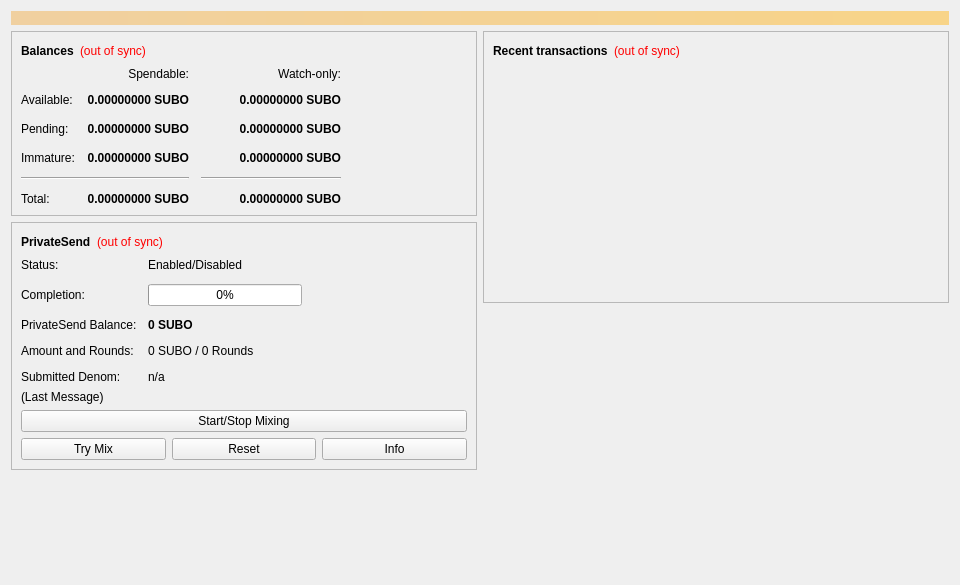
<?xml version="1.0" encoding="UTF-8"?>
<ui version="4.0">
 <class>OverviewPage</class>
 <widget class="QWidget" name="OverviewPage">
  <property name="geometry">
   <rect>
    <x>0</x>
    <y>0</y>
    <width>960</width>
    <height>585</height>
   </rect>
  </property>
  <property name="minimumSize">
   <size>
    <width>960</width>
    <height>0</height>
   </size>
  </property>
  <property name="windowTitle">
   <string>Form</string>
  </property>
  <layout class="QVBoxLayout" name="topLayout">
   <item>
    <widget class="QLabel" name="labelAlerts">
     <property name="visible">
      <bool>false</bool>
     </property>
     <property name="styleSheet">
      <string notr="true">QLabel { background-color: qlineargradient(x1: 0, y1: 0, x2: 1, y2: 0, stop:0 #F0D0A0, stop:1 #F8D488); color:#000000; }</string>
     </property>
     <property name="wordWrap">
      <bool>true</bool>
     </property>
     <property name="margin">
      <number>3</number>
     </property>
     <property name="textInteractionFlags">
      <set>Qt::TextSelectableByMouse</set>
     </property>
    </widget>
   </item>
   <item>
    <layout class="QHBoxLayout" name="horizontalLayout" stretch="1,1">
     <item>
      <layout class="QVBoxLayout" name="verticalLayout_2">
       <item>
        <widget class="QFrame" name="frame">
         <property name="frameShape">
          <enum>QFrame::StyledPanel</enum>
         </property>
         <property name="frameShadow">
          <enum>QFrame::Raised</enum>
         </property>
         <layout class="QVBoxLayout" name="verticalLayout_4">
          <item>
           <layout class="QHBoxLayout" name="horizontalLayout_4">
            <item>
             <widget class="QLabel" name="label_5">
              <property name="font">
               <font>
                <weight>75</weight>
                <bold>true</bold>
               </font>
              </property>
              <property name="text">
               <string>Balances</string>
              </property>
             </widget>
            </item>
            <item>
             <widget class="QLabel" name="labelWalletStatus">
              <property name="toolTip">
               <string>The displayed information may be out of date. Your wallet automatically synchronizes with the Subo network after a connection is established, but this process has not completed yet.</string>
              </property>
              <property name="styleSheet">
               <string notr="true">QLabel { color: red; }</string>
              </property>
              <property name="text">
               <string notr="true">(out of sync)</string>
              </property>
              <property name="alignment">
               <set>Qt::AlignLeading|Qt::AlignLeft|Qt::AlignVCenter</set>
              </property>
             </widget>
            </item>
            <item>
             <spacer name="horizontalSpacer_3">
              <property name="orientation">
               <enum>Qt::Horizontal</enum>
              </property>
              <property name="sizeHint" stdset="0">
               <size>
                <width>40</width>
                <height>20</height>
               </size>
              </property>
             </spacer>
            </item>
           </layout>
          </item>
          <item>
           <layout class="QGridLayout" name="gridLayout">
            <property name="spacing">
             <number>12</number>
            </property>
            <item row="2" column="2">
             <widget class="QLabel" name="labelWatchPending">
              <property name="font">
               <font>
                <weight>75</weight>
                <bold>true</bold>
               </font>
              </property>
              <property name="cursor">
               <cursorShape>IBeamCursor</cursorShape>
              </property>
              <property name="toolTip">
               <string>Unconfirmed transactions to watch-only addresses</string>
              </property>
              <property name="text">
               <string notr="true">0.00000000 SUBO</string>
              </property>
              <property name="alignment">
               <set>Qt::AlignRight|Qt::AlignTrailing|Qt::AlignVCenter</set>
              </property>
              <property name="textInteractionFlags">
               <set>Qt::LinksAccessibleByMouse|Qt::TextSelectableByKeyboard|Qt::TextSelectableByMouse</set>
              </property>
             </widget>
            </item>
            <item row="2" column="1">
             <widget class="QLabel" name="labelUnconfirmed">
              <property name="font">
               <font>
                <weight>75</weight>
                <bold>true</bold>
               </font>
              </property>
              <property name="cursor">
               <cursorShape>IBeamCursor</cursorShape>
              </property>
              <property name="toolTip">
               <string>Total of transactions that have yet to be confirmed, and do not yet count toward the spendable balance</string>
              </property>
              <property name="text">
               <string notr="true">0.00000000 SUBO</string>
              </property>
              <property name="alignment">
               <set>Qt::AlignRight|Qt::AlignTrailing|Qt::AlignVCenter</set>
              </property>
              <property name="textInteractionFlags">
               <set>Qt::LinksAccessibleByMouse|Qt::TextSelectableByKeyboard|Qt::TextSelectableByMouse</set>
              </property>
             </widget>
            </item>
            <item row="3" column="2">
             <widget class="QLabel" name="labelWatchImmature">
              <property name="font">
               <font>
                <weight>75</weight>
                <bold>true</bold>
               </font>
              </property>
              <property name="cursor">
               <cursorShape>IBeamCursor</cursorShape>
              </property>
              <property name="toolTip">
               <string>Mined balance in watch-only addresses that has not yet matured</string>
              </property>
              <property name="text">
               <string notr="true">0.00000000 SUBO</string>
              </property>
              <property name="alignment">
               <set>Qt::AlignRight|Qt::AlignTrailing|Qt::AlignVCenter</set>
              </property>
              <property name="textInteractionFlags">
               <set>Qt::LinksAccessibleByMouse|Qt::TextSelectableByKeyboard|Qt::TextSelectableByMouse</set>
              </property>
             </widget>
            </item>
            <item row="4" column="0" colspan="2">
             <widget class="Line" name="lineSpendableBalance">
              <property name="orientation">
               <enum>Qt::Horizontal</enum>
              </property>
             </widget>
            </item>
            <item row="4" column="2">
             <widget class="Line" name="lineWatchBalance">
              <property name="sizePolicy">
               <sizepolicy hsizetype="Preferred" vsizetype="Fixed">
                <horstretch>0</horstretch>
                <verstretch>0</verstretch>
               </sizepolicy>
              </property>
              <property name="minimumSize">
               <size>
                <width>140</width>
                <height>0</height>
               </size>
              </property>
              <property name="orientation">
               <enum>Qt::Horizontal</enum>
              </property>
             </widget>
            </item>
            <item row="5" column="0">
             <widget class="QLabel" name="labelTotalText">
              <property name="text">
               <string>Total:</string>
              </property>
             </widget>
            </item>
            <item row="3" column="1">
             <widget class="QLabel" name="labelImmature">
              <property name="font">
               <font>
                <weight>75</weight>
                <bold>true</bold>
               </font>
              </property>
              <property name="cursor">
               <cursorShape>IBeamCursor</cursorShape>
              </property>
              <property name="toolTip">
               <string>Mined balance that has not yet matured</string>
              </property>
              <property name="text">
               <string notr="true">0.00000000 SUBO</string>
              </property>
              <property name="alignment">
               <set>Qt::AlignRight|Qt::AlignTrailing|Qt::AlignVCenter</set>
              </property>
              <property name="textInteractionFlags">
               <set>Qt::LinksAccessibleByMouse|Qt::TextSelectableByKeyboard|Qt::TextSelectableByMouse</set>
              </property>
             </widget>
            </item>
            <item row="2" column="3">
             <spacer name="horizontalSpacer_2">
              <property name="orientation">
               <enum>Qt::Horizontal</enum>
              </property>
              <property name="sizeHint" stdset="0">
               <size>
                <width>40</width>
                <height>20</height>
               </size>
              </property>
             </spacer>
            </item>
            <item row="3" column="0">
             <widget class="QLabel" name="labelImmatureText">
              <property name="text">
               <string>Immature:</string>
              </property>
             </widget>
            </item>
            <item row="5" column="1">
             <widget class="QLabel" name="labelTotal">
              <property name="font">
               <font>
                <weight>75</weight>
                <bold>true</bold>
               </font>
              </property>
              <property name="cursor">
               <cursorShape>IBeamCursor</cursorShape>
              </property>
              <property name="toolTip">
               <string>Your current total balance</string>
              </property>
              <property name="text">
               <string notr="true">0.00000000 SUBO</string>
              </property>
              <property name="alignment">
               <set>Qt::AlignRight|Qt::AlignTrailing|Qt::AlignVCenter</set>
              </property>
              <property name="textInteractionFlags">
               <set>Qt::LinksAccessibleByMouse|Qt::TextSelectableByKeyboard|Qt::TextSelectableByMouse</set>
              </property>
             </widget>
            </item>
            <item row="5" column="2">
             <widget class="QLabel" name="labelWatchTotal">
              <property name="font">
               <font>
                <weight>75</weight>
                <bold>true</bold>
               </font>
              </property>
              <property name="cursor">
               <cursorShape>IBeamCursor</cursorShape>
              </property>
              <property name="toolTip">
               <string>Current total balance in watch-only addresses</string>
              </property>
              <property name="text">
               <string notr="true">0.00000000 SUBO</string>
              </property>
              <property name="alignment">
               <set>Qt::AlignRight|Qt::AlignTrailing|Qt::AlignVCenter</set>
              </property>
              <property name="textInteractionFlags">
               <set>Qt::LinksAccessibleByMouse|Qt::TextSelectableByKeyboard|Qt::TextSelectableByMouse</set>
              </property>
             </widget>
            </item>
            <item row="0" column="2">
             <widget class="QLabel" name="labelWatchonly">
              <property name="text">
               <string>Watch-only:</string>
              </property>
              <property name="alignment">
               <set>Qt::AlignRight|Qt::AlignTrailing|Qt::AlignVCenter</set>
              </property>
             </widget>
            </item>
            <item row="1" column="0">
             <widget class="QLabel" name="labelBalanceText">
              <property name="text">
               <string>Available:</string>
              </property>
             </widget>
            </item>
            <item row="1" column="1">
             <widget class="QLabel" name="labelBalance">
              <property name="font">
               <font>
                <weight>75</weight>
                <bold>true</bold>
               </font>
              </property>
              <property name="cursor">
               <cursorShape>IBeamCursor</cursorShape>
              </property>
              <property name="toolTip">
               <string>Your current spendable balance</string>
              </property>
              <property name="text">
               <string notr="true">0.00000000 SUBO</string>
              </property>
              <property name="alignment">
               <set>Qt::AlignRight|Qt::AlignTrailing|Qt::AlignVCenter</set>
              </property>
              <property name="textInteractionFlags">
               <set>Qt::LinksAccessibleByMouse|Qt::TextSelectableByKeyboard|Qt::TextSelectableByMouse</set>
              </property>
             </widget>
            </item>
            <item row="1" column="2">
             <widget class="QLabel" name="labelWatchAvailable">
              <property name="font">
               <font>
                <weight>75</weight>
                <bold>true</bold>
               </font>
              </property>
              <property name="cursor">
               <cursorShape>IBeamCursor</cursorShape>
              </property>
              <property name="toolTip">
               <string>Your current balance in watch-only addresses</string>
              </property>
              <property name="text">
               <string notr="true">0.00000000 SUBO</string>
              </property>
              <property name="alignment">
               <set>Qt::AlignRight|Qt::AlignTrailing|Qt::AlignVCenter</set>
              </property>
              <property name="textInteractionFlags">
               <set>Qt::LinksAccessibleByMouse|Qt::TextSelectableByKeyboard|Qt::TextSelectableByMouse</set>
              </property>
             </widget>
            </item>
            <item row="2" column="0">
             <widget class="QLabel" name="labelPendingText">
              <property name="text">
               <string>Pending:</string>
              </property>
             </widget>
            </item>
            <item row="0" column="1">
             <widget class="QLabel" name="labelSpendable">
              <property name="text">
               <string>Spendable:</string>
              </property>
              <property name="alignment">
               <set>Qt::AlignRight|Qt::AlignTrailing|Qt::AlignVCenter</set>
              </property>
             </widget>
            </item>
           </layout>
          </item>
         </layout>
        </widget>
       </item>
       <item>
        <widget class="QFrame" name="framePrivateSend">
         <property name="layoutDirection">
          <enum>Qt::LeftToRight</enum>
         </property>
         <property name="frameShape">
          <enum>QFrame::StyledPanel</enum>
         </property>
         <property name="frameShadow">
          <enum>QFrame::Raised</enum>
         </property>
         <layout class="QVBoxLayout" name="VerticalLayout_PS1">
          <item>
           <layout class="QHBoxLayout" name="horizontalLayout_5">
            <item>
             <widget class="QLabel" name="labelPrivateSendHeader">
              <property name="font">
               <font>
                <weight>75</weight>
                <bold>true</bold>
               </font>
              </property>
              <property name="text">
               <string>PrivateSend</string>
              </property>
             </widget>
            </item>
            <item>
             <widget class="QLabel" name="labelPrivateSendSyncStatus">
              <property name="toolTip">
               <string>The displayed information may be out of date. Your wallet automatically synchronizes with the Subo network after a connection is established, but this process has not completed yet.</string>
              </property>
              <property name="styleSheet">
               <string notr="true">QLabel { color: red; }</string>
              </property>
              <property name="text">
               <string notr="true">(out of sync)</string>
              </property>
              <property name="alignment">
               <set>Qt::AlignLeading|Qt::AlignLeft|Qt::AlignVCenter</set>
              </property>
             </widget>
            </item>
            <item>
             <spacer name="horizontalSpacer_4">
              <property name="orientation">
               <enum>Qt::Horizontal</enum>
              </property>
              <property name="sizeHint" stdset="0">
               <size>
                <width>40</width>
                <height>20</height>
               </size>
              </property>
             </spacer>
            </item>
           </layout>
          </item>
          <item>
           <layout class="QFormLayout" name="privateSendFormLayout">
            <property name="fieldGrowthPolicy">
             <enum>QFormLayout::AllNonFixedFieldsGrow</enum>
            </property>
            <property name="horizontalSpacing">
             <number>11</number>
            </property>
            <property name="verticalSpacing">
             <number>12</number>
            </property>
            <item row="0" column="0">
             <widget class="QLabel" name="labelPrivateSendEnabledText">
              <property name="text">
               <string>Status:</string>
              </property>
             </widget>
            </item>
            <item row="0" column="1">
             <widget class="QLabel" name="labelPrivateSendEnabled">
              <property name="text">
               <string>Enabled/Disabled</string>
              </property>
             </widget>
            </item>
            <item row="1" column="0">
             <widget class="QLabel" name="labelCompletitionText">
              <property name="text">
               <string>Completion:</string>
              </property>
             </widget>
            </item>
            <item row="1" column="1">
             <widget class="QProgressBar" name="privateSendProgress">
              <property name="maximumSize">
               <size>
                <width>154</width>
                <height>16777215</height>
               </size>
              </property>
              <property name="value">
               <number>0</number>
              </property>
             </widget>
            </item>
            <item row="2" column="0">
             <widget class="QLabel" name="labelAnonymizedText">
              <property name="text">
               <string>PrivateSend Balance:</string>
              </property>
             </widget>
            </item>
            <item row="2" column="1">
             <widget class="QLabel" name="labelAnonymized">
              <property name="font">
               <font>
                <weight>75</weight>
                <bold>true</bold>
               </font>
              </property>
              <property name="text">
               <string notr="true">0 SUBO</string>
              </property>
             </widget>
            </item>
            <item row="3" column="0">
             <widget class="QLabel" name="labelAmountAndRoundsText">
              <property name="text">
               <string>Amount and Rounds:</string>
              </property>
             </widget>
            </item>
            <item row="3" column="1">
             <widget class="QLabel" name="labelAmountRounds">
              <property name="text">
               <string>0 SUBO / 0 Rounds</string>
              </property>
             </widget>
            </item>
            <item row="4" column="0">
             <widget class="QLabel" name="labelSubmittedDenomText">
              <property name="text">
               <string>Submitted Denom:</string>
              </property>
             </widget>
            </item>
            <item row="4" column="1">
             <widget class="QLabel" name="labelSubmittedDenom">
              <property name="toolTip">
               <string>The denominations you submitted to the Masternode.&lt;br&gt;To mix, other users must submit the exact same denominations.</string>
              </property>
              <property name="text">
               <string>n/a</string>
              </property>
             </widget>
            </item>
           </layout>
          </item>
          <item>
           <layout class="QVBoxLayout" name="VerticalLayout_PS">
            <item>
             <widget class="QLabel" name="labelPrivateSendLastMessage">
              <property name="text">
               <string>(Last Message)</string>
              </property>
              <property name="alignment">
               <set>Qt::AlignLeading|Qt::AlignLeft|Qt::AlignTop</set>
              </property>
              <property name="wordWrap">
               <bool>true</bool>
              </property>
             </widget>
            </item>
            <item>
             <widget class="QPushButton" name="togglePrivateSend">
              <property name="sizePolicy">
               <sizepolicy hsizetype="MinimumExpanding" vsizetype="Fixed">
                <horstretch>0</horstretch>
                <verstretch>0</verstretch>
               </sizepolicy>
              </property>
              <property name="text">
               <string>Start/Stop Mixing</string>
              </property>
             </widget>
            </item>
            <item>
             <layout class="QHBoxLayout" name="horizontalLayout_debugbuttons">
              <item>
               <widget class="QPushButton" name="privateSendAuto">
                <property name="sizePolicy">
                 <sizepolicy hsizetype="MinimumExpanding" vsizetype="Fixed">
                  <horstretch>0</horstretch>
                  <verstretch>0</verstretch>
                 </sizepolicy>
                </property>
                <property name="toolTip">
                 <string>Try to manually submit a PrivateSend request.</string>
                </property>
                <property name="text">
                 <string>Try Mix</string>
                </property>
               </widget>
              </item>
              <item>
               <widget class="QPushButton" name="privateSendReset">
                <property name="sizePolicy">
                 <sizepolicy hsizetype="MinimumExpanding" vsizetype="Fixed">
                  <horstretch>0</horstretch>
                  <verstretch>0</verstretch>
                 </sizepolicy>
                </property>
                <property name="toolTip">
                 <string>Reset the current status of PrivateSend (can interrupt PrivateSend if it's in the process of Mixing, which can cost you money!)</string>
                </property>
                <property name="autoFillBackground">
                 <bool>false</bool>
                </property>
                <property name="text">
                 <string>Reset</string>
                </property>
               </widget>
              </item>
              <item>
               <widget class="QPushButton" name="privateSendInfo">
                <property name="sizePolicy">
                 <sizepolicy hsizetype="MinimumExpanding" vsizetype="Fixed">
                  <horstretch>0</horstretch>
                  <verstretch>0</verstretch>
                 </sizepolicy>
                </property>
                <property name="toolTip">
                 <string>Information about PrivateSend and Mixing</string>
                </property>
                <property name="text">
                 <string>Info</string>
                </property>
               </widget>
              </item>
             </layout>
            </item>
           </layout>
          </item>
         </layout>
        </widget>
       </item>
       <item>
        <spacer name="verticalSpacer">
         <property name="orientation">
          <enum>Qt::Vertical</enum>
         </property>
         <property name="sizeHint" stdset="0">
          <size>
           <width>20</width>
           <height>40</height>
          </size>
         </property>
        </spacer>
       </item>
      </layout>
     </item>
     <item>
      <layout class="QVBoxLayout" name="verticalLayout_3">
       <item>
        <widget class="QFrame" name="frame_2">
         <property name="frameShape">
          <enum>QFrame::StyledPanel</enum>
         </property>
         <property name="frameShadow">
          <enum>QFrame::Raised</enum>
         </property>
         <layout class="QVBoxLayout" name="verticalLayout">
          <item>
           <layout class="QHBoxLayout" name="horizontalLayout_2">
            <item>
             <widget class="QLabel" name="label_4">
              <property name="font">
               <font>
                <weight>75</weight>
                <bold>true</bold>
               </font>
              </property>
              <property name="text">
               <string>Recent transactions</string>
              </property>
             </widget>
            </item>
            <item>
             <widget class="QLabel" name="labelTransactionsStatus">
              <property name="toolTip">
               <string>The displayed information may be out of date. Your wallet automatically synchronizes with the Subo network after a connection is established, but this process has not completed yet.</string>
              </property>
              <property name="styleSheet">
               <string notr="true">QLabel { color: red; }</string>
              </property>
              <property name="text">
               <string notr="true">(out of sync)</string>
              </property>
              <property name="alignment">
               <set>Qt::AlignLeading|Qt::AlignLeft|Qt::AlignVCenter</set>
              </property>
             </widget>
            </item>
            <item>
             <spacer name="horizontalSpacer">
              <property name="orientation">
               <enum>Qt::Horizontal</enum>
              </property>
              <property name="sizeHint" stdset="0">
               <size>
                <width>40</width>
                <height>20</height>
               </size>
              </property>
             </spacer>
            </item>
           </layout>
          </item>
          <item>
           <widget class="QListView" name="listTransactions">
            <property name="styleSheet">
             <string notr="true">QListView { background: transparent; }</string>
            </property>
            <property name="frameShape">
             <enum>QFrame::NoFrame</enum>
            </property>
            <property name="verticalScrollBarPolicy">
             <enum>Qt::ScrollBarAlwaysOff</enum>
            </property>
            <property name="horizontalScrollBarPolicy">
             <enum>Qt::ScrollBarAlwaysOff</enum>
            </property>
            <property name="selectionMode">
             <enum>QAbstractItemView::NoSelection</enum>
            </property>
           </widget>
          </item>
         </layout>
        </widget>
       </item>
       <item>
        <spacer name="verticalSpacer_2">
         <property name="orientation">
          <enum>Qt::Vertical</enum>
         </property>
         <property name="sizeHint" stdset="0">
          <size>
           <width>20</width>
           <height>40</height>
          </size>
         </property>
        </spacer>
       </item>
      </layout>
     </item>
    </layout>
   </item>
  </layout>
 </widget>
 <resources/>
 <connections/>
</ui>
